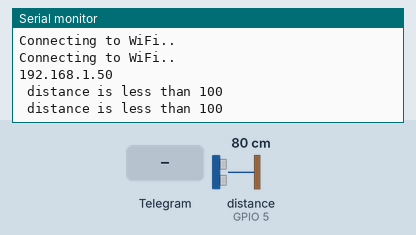
This sketch was run on a simulated ESP8266 (NodeMCU). Shown: the last lines printed to the serial monitor. Inputs (shaded band) come from the test bench; at power-on: distance to the obstacle (sensor on GPIO 5) 80 cm. The echo pulse lasts 58.3 µs per cm; WiFi joins after 1.5 s; servers stay silent unless stated.

Above: at 3.2 s.
3.3 s: Telegram message "/start" received
At 4.5 s:
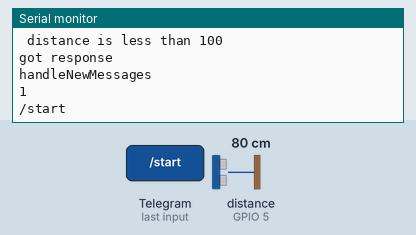
5.3 s: Telegram message "/readings" received
At 6.3 s:
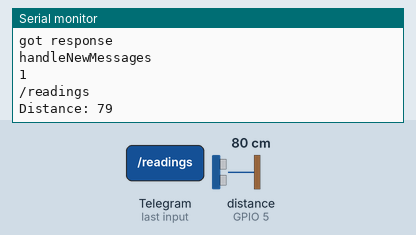

The sketch:

project_code.ino
```cpp
#ifdef ESP32
  #include <WiFi.h>
#else
  #include <ESP8266WiFi.h>
#endif
#include <WiFiClientSecure.h>
#include <UniversalTelegramBot.h> // Universal Telegram Bot Library written by Brian Lough: https://github.com/witnessmenow/Universal-Arduino-Telegram-Bot
#include <ArduinoJson.h>
//#include <Adafruit_BME280.h>
//#include <Adafruit_Sensor.h>
//const int pingPin = 13; // Trigger Pin of Ultrasonic Sensor
//const int echoPin = 12; // Echo Pin of Ultrasonic Sensor
const int trigPin = 2;
const int echoPin = 5;


// Replace with your network credentials
const char* ssid = "ANITA";
const char* password = "anshu.com";

// Use @myidbot to find out the chat ID of an individual or a group
// Also note that you need to click "start" on a bot before it can
// message you
#define CHAT_ID "1034198293"

// Initialize Telegram BOT
#define BOTtoken "1503464103:AAFTHnUJqbBLRAwrUkKIMalUhrg59K5TG_M"  // your Bot Token (Get from Botfather)

WiFiClientSecure client;
UniversalTelegramBot bot(BOTtoken, client);

//Checks for new messages every 1 second.
int botRequestDelay = 1000;
unsigned long lastTimeBotRan;

// BME280 connect to ESP32 I2C (GPIO 21 = SDA, GPIO 22 = SCL)
// BME280 connect to ESP8266 I2C (GPIO 4 = SDA, GPIO 5 = SCL)
//Adafruit_BME280 bme;

long duration;
int distance;

// Get BME280 sensor readings and return them as a String variable
String getReadings(){
long duration, inches, cm;

  digitalWrite(trigPin, LOW);
  delayMicroseconds(2);

// Sets the trigPin on HIGH state for 10 micro seconds
  digitalWrite(trigPin, HIGH);
  delayMicroseconds(10);
  digitalWrite(trigPin, LOW);

// Reads the echoPin, returns the sound wave travel time in microseconds
  duration = pulseIn(echoPin, HIGH);

// Calculating the distance
  distance= duration*0.034/2;

// Prints the distance on the Serial Monitor
  Serial.print("Distance: ");
  Serial.println(distance);
  String message = "distance: " + String(distance) + " cm \n";
  //message += "cm: " + String (cm) + " cm \n";
  return message;
}

long microsecondsToInches(long microseconds) {
   return microseconds / 74 / 2;
}

long microsecondsToCentimeters(long microseconds) {
   return microseconds / 29 / 2;
}

//Handle what happens when you receive new messages
void handleNewMessages(int numNewMessages) {
  Serial.println("handleNewMessages");
  Serial.println(String(numNewMessages));

  for (int i=0; i<numNewMessages; i++) {
    // Chat id of the requester
    String chat_id = String(bot.messages[i].chat_id);
    if (chat_id != CHAT_ID){
      bot.sendMessage(chat_id, "Unauthorized user", "");
      continue;
    }

    // Print the received message
    String text = bot.messages[i].text;
    Serial.println(text);

    String from_name = bot.messages[i].from_name;

    if (text == "/start") {
      String welcome = "Welcome, " + from_name + ".\n";
      welcome += "Use the following command to get current readings.\n\n";
      welcome += "/readings \n";
      bot.sendMessage(chat_id, welcome, "");
    }

    if (text == "/readings") {
      String readings = getReadings();
      bot.sendMessage(chat_id, readings, "");
    }
  }
}

void setup() {
  pinMode(trigPin, OUTPUT); // Sets the trigPin as an Output
  pinMode(echoPin, INPUT);
  Serial.begin(115200);

  #ifdef ESP8266
    client.setInsecure();
  #endif

  // Init BME280 sensor
  //if (!bme.begin(0x76)) {
   // Serial.println("Could not find a valid BME280 sensor, check wiring!");
    //while (1);
  //}

  // Connect to Wi-Fi
  WiFi.mode(WIFI_STA);
  WiFi.begin(ssid, password);
  while (WiFi.status() != WL_CONNECTED) {
    delay(1000);
    Serial.println("Connecting to WiFi..");
  }
  // Print ESP32 Local IP Address
  Serial.println(WiFi.localIP());
}

void loop() {
  if (millis() > lastTimeBotRan + botRequestDelay)  {
    int numNewMessages = bot.getUpdates(bot.last_message_received + 1);

    while(numNewMessages) {
      Serial.println("got response");
      handleNewMessages(numNewMessages);
      numNewMessages = bot.getUpdates(bot.last_message_received + 1);
    }
    lastTimeBotRan = millis();
  }
  if (distance != 10  ){
      bot.sendMessage(CHAT_ID, "distance is less than 100", "");
      Serial.println(" distance is less than 100");

  }
}
```

Measured:
- after the input at 3.3 s, the serial monitor: prints a new line after 0.50 s (image 1)
- after the input at 5.3 s, the serial monitor: prints a new line after 0.61 s (image 2)
